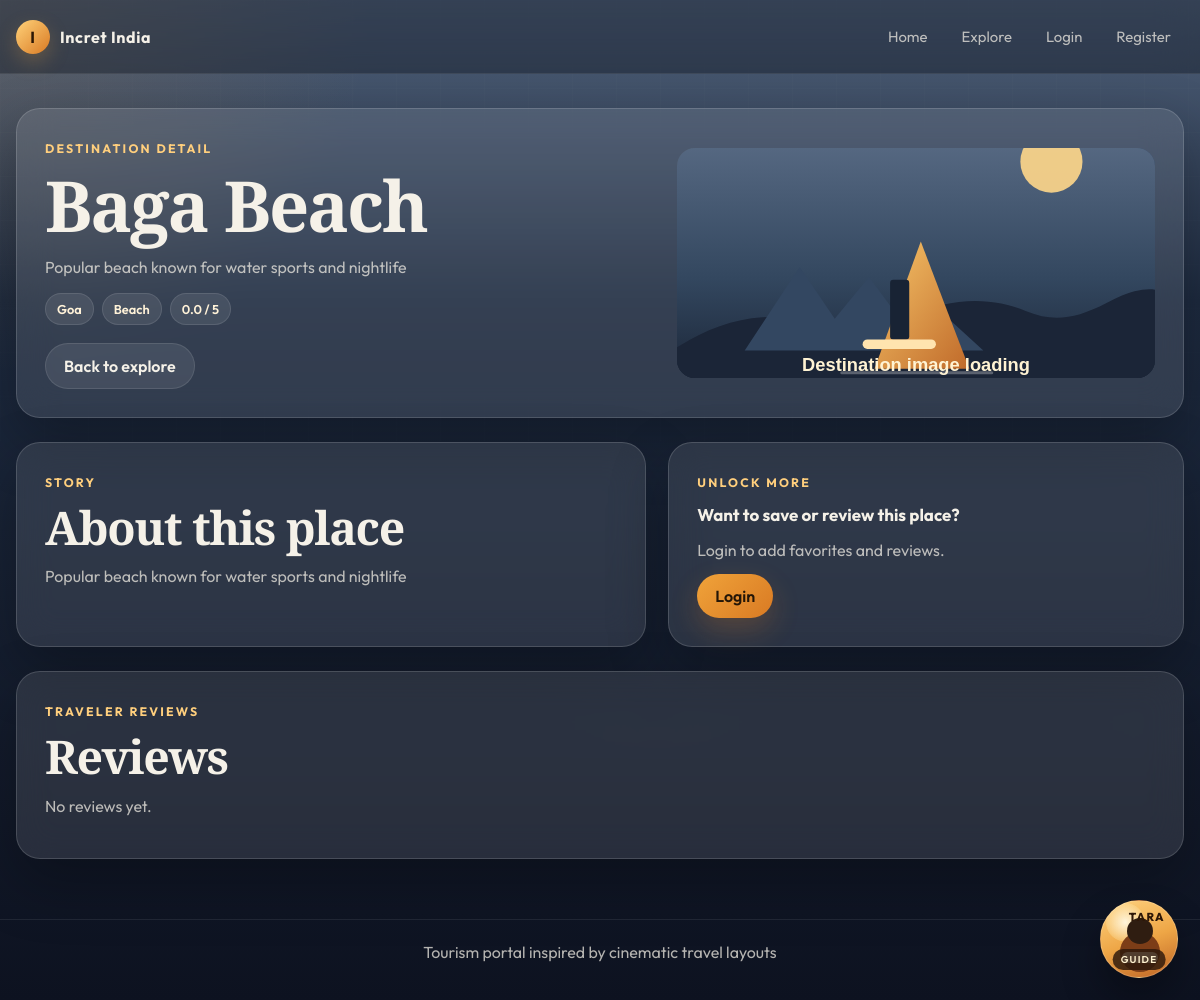
Page /spot/1 on the committed database.
### app.py (models this page shows)
class TouristSpot(db.Model):
    id = db.Column(db.Integer, primary_key=True)
    name = db.Column(db.String(100), nullable=False)
    description = db.Column(db.Text, nullable=False)
    image_url = db.Column(db.String(500))
    state = db.Column(db.String(50), nullable=False)
    city = db.Column(db.String(50))
    category = db.Column(db.String(50))  # beach, temple, fort, etc.
    latitude = db.Column(db.Float)
    longitude = db.Column(db.Float)
    rating = db.Column(db.Float, default=0.0)
    created_at = db.Column(db.DateTime, default=datetime.utcnow)
    reviews = db.relationship('Review', backref='spot', lazy=True)
    favorites = db.relationship('Favorite', backref='spot', lazy=True)

### app.py (the view)
@app.route('/spot/<int:spot_id>')
def spot_detail(spot_id):
    spot = TouristSpot.query.get_or_404(spot_id)
    reviews = Review.query.filter_by(spot_id=spot_id).order_by(Review.created_at.desc()).all()
    review_form = ReviewForm()
    is_favorite = False
    if current_user.is_authenticated:
        favorite = Favorite.query.filter_by(user_id=current_user.id, spot_id=spot_id).first()
        is_favorite = favorite is not None
    return render_template(
        "spot_detail.html",
        spot=spot,
        reviews=reviews,
        is_favorite=is_favorite,
        form=review_form,
        average_rating=get_average_rating(spot)
    )

### app.py (called while the page is built)
def get_average_rating(spot):
    ratings = [review.rating for review in spot.reviews]
    return round(sum(ratings) / len(ratings), 1) if ratings else 0.0

def get_state_label(state_key):
    return STATE_LABELS.get(state_key, state_key.replace('_', ' ').title() if state_key else 'Unknown')

@app.context_processor
def inject_template_helpers():
    return {
        'state_labels': STATE_LABELS,
        'get_state_label': get_state_label,
        'get_average_rating': get_average_rating
    }

### templates/spot_detail.html (shortened to what this page needs)
{% extends "base.html" %}
{% block content %}
<section class="hero">
    <div>
        <div class="eyebrow">Destination detail</div>
        <h1>{{ spot.name }}</h1>
        <p class="muted">{{ spot.description }}</p>
        <div class="meta">
            <span class="badge">{{ get_state_label(spot.state) }}</span>
            {% if spot.category %}<span class="badge">{{ spot.category|replace('_', ' ')|title }}</span>{% endif %}
            <span class="badge">{{ "%.1f"|format(average_rating) }} / 5</span>
        </div>
        <div class="actions">
            <a class="btn btn-secondary" href="{{ url_for('explore') }}">Back to explore</a>
        </div>
    </div>
    <img class="feature-image" src="{{ spot.image_url }}" alt="{{ spot.name }}">
</section>
<section class="detail-layout" style="margin-bottom: 24px;">
    <article class="card">
        <div class="eyebrow">Story</div>
        <h2>About this place</h2>
        <p class="muted">{{ spot.description }}</p>
    </article>
    <div class="grid">
        {% if current_user.is_authenticated %}
            <section class="card">
                <div class="eyebrow">Your voice</div>
                <h3>Write or update your review</h3>
                <form method="post" action="{{ url_for('add_review', spot_id=spot.id) }}">
                    {{ form.hidden_tag() }}
                    <div>
                        <label for="rating">Rating</label>
                        {{ form.rating(id="rating") }}
                        {% if form.rating.errors %}<div class="errors">{{ form.rating.errors|join(', ') }}</div>{% endif %}
                    </div>
                    <div>
                        <label for="comment">Comment</label>
                        {{ form.comment(id="comment", placeholder="Share your experience") }}
                        {% if form.comment.errors %}<div class="errors">{{ form.comment.errors|join(', ') }}</div>{% endif %}
                    </div>
                    {{ form.submit(class="btn btn-primary") }}
                </form>
            </section>
        {% else %}
            <section class="card">
                <div class="eyebrow">Unlock more</div>
                <h3>Want to save or review this place?</h3>
                <p class="muted">Login to add favorites and reviews.</p>
                <a class="btn btn-primary" href="{{ url_for('login') }}">Login</a>
            </section>
        {% endif %}
    </div>
</section>
<section class="card">
    <div class="eyebrow">Traveler reviews</div>
    <h2>Reviews</h2>
    {% if reviews %}
        <div class="review-list">
            {% for review in reviews %}
                <article class="review-card">
                    <strong>{{ review.user.name or review.user.username }}</strong>
                    <div class="meta">
                        <span class="badge">{{ review.rating }} / 5</span>
                        <span class="badge">{{ review.created_at.strftime('%d %b %Y') }}</span>
                    </div>
                    {% if review.comment %}
                        <p class="muted">{{ review.comment }}</p>
                    {% else %}
                        <p class="muted">No written comment provided.</p>
                    {% endif %}
                </article>
            {% endfor %}
        </div>
    {% else %}
        <p class="muted">No reviews yet.</p>
    {% endif %}
</section>
{% endblock %}

### templates/base.html (style rules this page uses)
:root { --bg-top: #51627b; --bg-mid: #1d2a3f; --bg-bottom: #0d1220; --surface: rgba(255, 255, 255, 0.10); --surface-strong: rgba(255, 255, 255, 0.14); --surface-soft: rgba(255, 255, 255, 0.08); --border: rgba(255, 255, 255, 0.15); --text: #f5f1e8; --muted: rgba(245, 241, 232, 0.72); --accent: #f0a33a; --accent-2: #d97a23; --shadow: 0 24px 60px rgba(0, 0, 0, 0.28); --success: #58c88c; --danger: #ef7a7a; --warning: #f2c15c; }
* { box-sizing: border-box; }
body { margin: 0; min-height: 100vh; color: var(--text); font-family: "Outfit", sans-serif; background: radial-gradient(circle at top left, rgba(240, 163, 58, 0.12), transparent 24%), linear-gradient(180deg, var(--bg-top) 0%, var(--bg-mid) 30%, var(--bg-bottom) 100%); overflow-x: hidden; }
body::before { content: ""; position: fixed; inset: 0; pointer-events: none; background: linear-gradient(rgba(255,255,255,0.03) 1px, transparent 1px), linear-gradient(90deg, rgba(255,255,255,0.03) 1px, transparent 1px); background-size: 44px 44px; mask-image: linear-gradient(180deg, rgba(0,0,0,0.45), transparent 75%); }
a { color: inherit; }
.hero, .card, .spot-card, .flash, .empty-state, .review-card, .panel { background: var(--surface); border: 1px solid var(--border); border-radius: 24px; backdrop-filter: blur(18px); box-shadow: var(--shadow); }
.hero, .card, .empty-state, .panel { padding: 28px; }
.hero { display: grid; grid-template-columns: 1.12fr 0.88fr; gap: 24px; align-items: center; margin-bottom: 24px; overflow: hidden; }
h1, h2, h3 { margin: 0 0 12px; }
h1, h2 { font-family: "Playfair Display", serif; line-height: 1.02; letter-spacing: -0.03em; }
h1 { font-size: clamp(2.5rem, 7vw, 4.4rem); }
h2 { font-size: clamp(1.9rem, 4vw, 2.9rem); }
h3 { font-size: 1.06rem; }
p { margin: 0 0 10px; line-height: 1.7; }
.eyebrow { display: inline-flex; align-items: center; gap: 8px; margin-bottom: 14px; color: #ffcf7d; font-size: 0.77rem; letter-spacing: 0.18em; text-transform: uppercase; font-weight: 700; }
.muted { color: var(--muted); }
.actions { display: flex; flex-wrap: wrap; gap: 12px; margin-top: 18px; }
.btn, button, input[type="submit"] { appearance: none; border: none; border-radius: 999px; padding: 12px 18px; font: inherit; font-weight: 600; cursor: pointer; text-decoration: none; display: inline-flex; align-items: center; justify-content: center; gap: 8px; transition: transform 0.18s ease, box-shadow 0.18s ease, background 0.18s ease; }
.btn-primary, button, input[type="submit"] { background: linear-gradient(135deg, var(--accent), var(--accent-2)); color: #241607; box-shadow: 0 12px 28px rgba(217, 122, 35, 0.24); }
.btn-secondary { background: rgba(255, 255, 255, 0.09); color: var(--text); border: 1px solid rgba(255,255,255,0.1); }
.grid { display: grid; gap: 20px; }
.spot-card img, .hero img, .detail-image, .feature-image { width: 100%; height: 230px; object-fit: contain; display: block; border-radius: 18px; }
img.image-fallback { object-fit: cover; background: radial-gradient(circle at top left, rgba(255, 212, 126, 0.16), transparent 30%), linear-gradient(180deg, rgba(49, 71, 100, 0.92), rgba(22, 31, 48, 0.96)); }
.meta { display: flex; flex-wrap: wrap; gap: 8px; margin: 12px 0 14px; }
.badge { border-radius: 999px; padding: 7px 11px; font-size: 0.8rem; font-weight: 600; color: #fff2d8; background: rgba(255, 255, 255, 0.09); border: 1px solid rgba(255, 255, 255, 0.1); }
.detail-layout { display: grid; grid-template-columns: 1.1fr 0.9fr; gap: 22px; }

### rows in the picture
TouristSpot: name "Baga Beach", description "Popular beach known for water sports and nightlife", state "Goa", category "Beach"

### other values in the picture
{{ "%.1f"|format(average_rating) }} "0.0"
